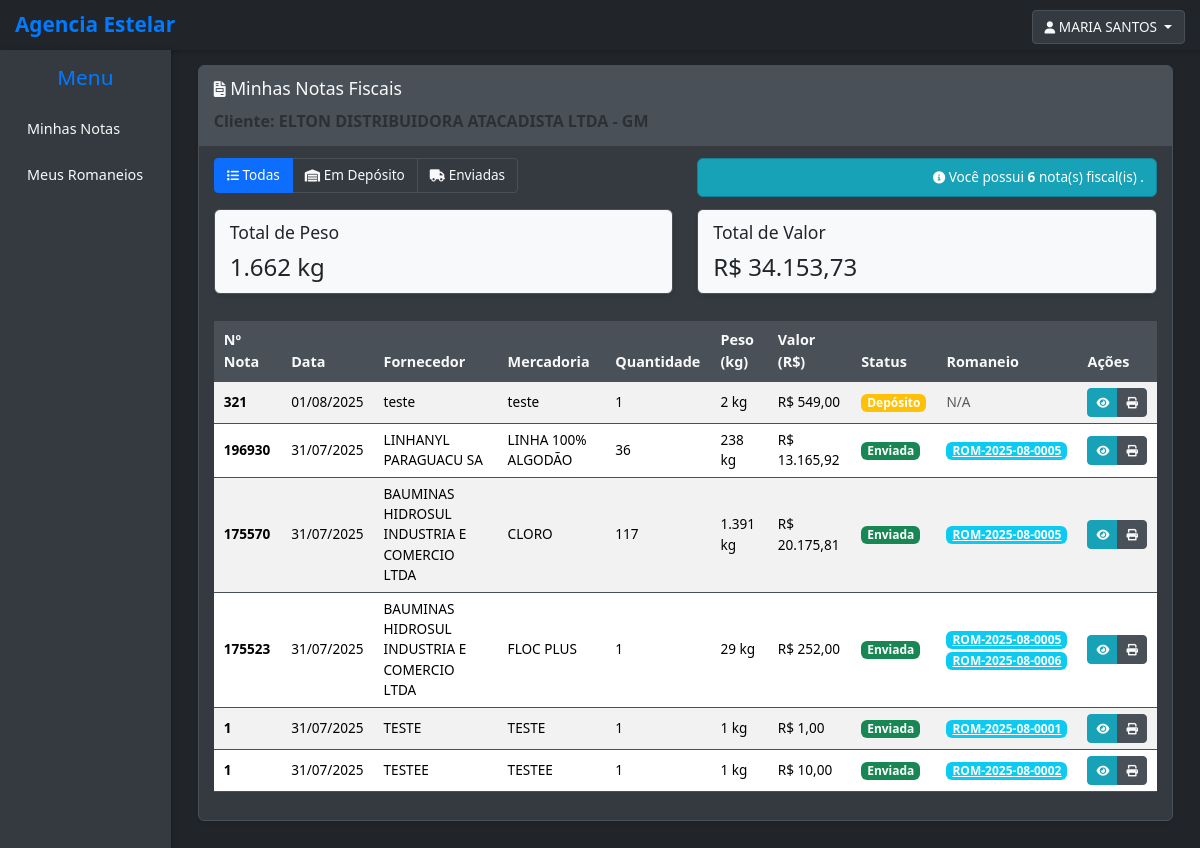
Before: /notas/minhas-notas/ (signed in) with the older database file.
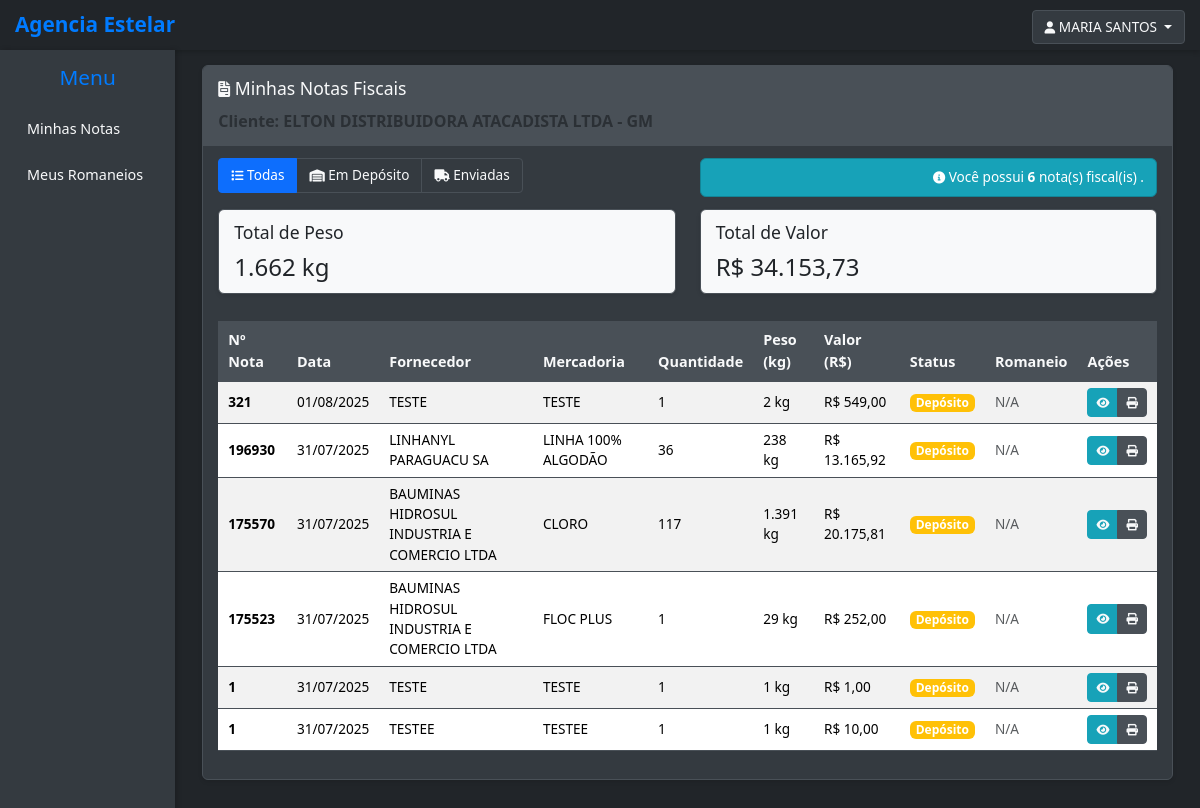
After: the same page with the newer database file.
### notas/models.py (models this page shows, shortened)
class UpperCaseMixin:
    def save(self, *args, **kwargs):
        uppercase_fields = [
            'razao_social', 'nome_fantasia', 'inscricao_estadual', 'endereco',
            'complemento', 'bairro', 'cidade',
            'nome', 'codigo_seguranca', 'endereco', 'complemento', 'bairro', 'cidade',
            'numero_consulta',
            'fornecedor', 'mercadoria',
            'marca', 'modelo', 'cidade',
            'proprietario_nome_razao_social', 'proprietario_rg_ie', 'proprietario_endereco',
            'proprietario_bairro', 'proprietario_cidade',
            'first_name', 'last_name',
            'numero_consulta', 'gerenciadora',
        ]
        for field_name in uppercase_fields:
            if hasattr(self, field_name) and getattr(self, field_name):
                current_value = getattr(self, field_name)
                if isinstance(current_value, str):
                    setattr(self, field_name, current_value.upper())
        super().save(*args, **kwargs)

class NotaFiscal(UpperCaseMixin, models.Model):
    cliente = models.ForeignKey(Cliente, on_delete=models.PROTECT, related_name='notas_fiscais', verbose_name="Cliente")
    nota = models.CharField(max_length=50, verbose_name="Número da Nota")
    data = models.DateField(verbose_name="Data de Emissão") # Nome 'data' mantido, era o que o Django esperava
    fornecedor = models.CharField(max_length=200, verbose_name="Fornecedor")
    mercadoria = models.CharField(max_length=200, verbose_name="Mercadoria")
    quantidade = models.DecimalField(max_digits=10, decimal_places=2, verbose_name="Quantidade")
    peso = models.DecimalField(max_digits=10, decimal_places=2, verbose_name="Peso (kg)")
    valor = models.DecimalField(max_digits=10, decimal_places=2, verbose_name="Valor (R$)")
    STATUS_NF_CHOICES = [ # Renomeado para evitar conflito com Cliente.STATUS_CHOICES
        ('Depósito', 'Depósito'),
        ('Enviada', 'Enviada'),
    ]
    status = models.CharField(max_length=20, default='Depósito', choices=STATUS_NF_CHOICES, verbose_name="Status da NF")
    romaneios = models.ManyToManyField(
        'RomaneioViagem',
        related_name='notas_vinculadas', # Related_name específico para evitar conflitos
        blank=True,
        verbose_name="Romaneios Vinculados"
    )
    class Meta:
        verbose_name = "Nota Fiscal"
        verbose_name_plural = "Notas Fiscais"
        ordering = ['-data', 'nota']
        constraints = [
            UniqueConstraint(fields=['nota', 'cliente', 'mercadoria', 'quantidade', 'peso'],
                             name='unique_nota_fiscal_por_campos_chave')
        ]

class RomaneioViagem(models.Model):
    codigo = models.CharField(max_length=20, unique=True, verbose_name="Código do Romaneio")
    STATUS_ROMANEIO_CHOICES = [
        ('Rascunho', 'Rascunho'),
        ('Emitido', 'Emitido'),
    ]
    status = models.CharField(max_length=10, choices=STATUS_ROMANEIO_CHOICES, default='Rascunho', verbose_name="Status do Romaneio")
    cliente = models.ForeignKey(
        Cliente,
        on_delete=models.PROTECT,
        related_name='romaneios_cliente',
        verbose_name="Cliente"
    )
    veiculo = models.ForeignKey(
        Veiculo,
        on_delete=models.PROTECT,
        related_name='romaneios_veiculo',
        verbose_name="Unidade de Veículo"
    )
    motorista = models.ForeignKey(
        Motorista,
        on_delete=models.PROTECT,
        related_name='romaneios_motorista',
        verbose_name="Motorista"
    )
    notas_fiscais = models.ManyToManyField(
        NotaFiscal,
        related_name='romaneios_vinculados',
        blank=True,
        verbose_name="Notas Fiscais"
    )
    data_emissao = models.DateTimeField(default=timezone.now, verbose_name="Data de Emissão")
    observacoes = models.TextField(blank=True, null=True, verbose_name="Observações")
    class Meta:
        verbose_name = "Romaneio de Viagem"
        verbose_name_plural = "Romaneios de Viagem"
        ordering = ['-data_emissao', 'codigo']

### notas/views.py (the view)
# urls.py: path('minhas-notas/', views.minhas_notas_fiscais, name='minhas_notas_fiscais'),
@login_required
@user_passes_test(is_cliente)
def minhas_notas_fiscais(request):
    status_filter = request.GET.get('status', '')
    if request.user.is_cliente and request.user.cliente:
        notas_fiscais = NotaFiscal.objects.filter(cliente=request.user.cliente)
    else:
        notas_fiscais = NotaFiscal.objects.all()
    if status_filter:
        if status_filter == 'deposito':
            notas_fiscais = notas_fiscais.filter(status='Depósito')
        elif status_filter == 'enviada':
            notas_fiscais = notas_fiscais.filter(status='Enviada')
    notas_fiscais = notas_fiscais.order_by('-data')
    total_peso = sum(nota.peso for nota in notas_fiscais if nota.peso)
    total_valor = sum(nota.valor for nota in notas_fiscais if nota.valor)
    return render(request, 'notas/auth/minhas_notas.html', {
        'notas_fiscais': notas_fiscais,
        'status_filter': status_filter,
        'total_peso': total_peso,
        'total_valor': total_valor
    })

### notas/models.py (called while the page is built)
    def get_full_name(self):
        return f"{self.first_name} {self.last_name}".strip()

    @property
    def is_admin(self):
        return self.tipo_usuario == 'admin'

    @property
    def is_funcionario(self):
        return self.tipo_usuario == 'funcionario'

    @property
    def is_cliente(self):
        return self.tipo_usuario == 'cliente'

    def can_access_funcionalidades(self):
        return self.is_admin or self.is_funcionario

### notas/templatetags/format_filters.py (called while the page is built)
@register.filter
def format_brazilian_currency(value):
    if value is None:
        return ''
    try:
        locale.setlocale(locale.LC_ALL, 'pt_BR.UTF-8')
    except locale.Error:
        pass
    try:
        float_value = float(value)
        if float_value == 0:
            return 'R$ 0,00'
        formatted = f"{float_value:,.2f}".replace(',', 'X').replace('.', ',').replace('X', '.')
        return f"R$ {formatted}"
    except (ValueError, TypeError):
        return str(value)

@register.filter
def format_brazilian_weight(value):
    if value is None:
        return ''
    formatted_number = format_brazilian_number(value, 0)
    return f"{formatted_number} kg"

### notas/templates/notas/auth/minhas_notas.html (shortened to what the changed rows need)
{% extends 'base.html' %}
{% load static %}
{% load format_filters %}
{% block content %}
<div class="container-fluid">
    <div class="row">
        <div class="col-12">
            <div class="card">
                <div class="card-body">
                    {% if notas_fiscais %}
                        <div class="table-responsive">
                            <table class="table table-striped table-hover">
                                <thead>
                                    <tr>
                                        <th>Nº Nota</th>
                                        <th>Data</th>
                                        <th>Fornecedor</th>
                                        <th>Mercadoria</th>
                                        <th>Quantidade</th>
                                        <th>Peso (kg)</th>
                                        <th>Valor (R$)</th>
                                        <th>Status</th>
                                        <th>Romaneio</th>
                                        <th>Ações</th>
                                    </tr>
                                </thead>
                                <tbody>
                                    {% for nota in notas_fiscais %}
                                        <tr>
                                            <td>
                                                <strong>{{ nota.nota }}</strong>
                                            </td>
                                            <td>{{ nota.data|date:"d/m/Y" }}</td>
                                            <td>{{ nota.fornecedor }}</td>
                                            <td>{{ nota.mercadoria }}</td>
                                            <td>{{ nota.quantidade|format_brazilian_quantity }}</td>
                                            <td>{{ nota.peso|format_brazilian_weight }}</td>
                                            <td>{{ nota.valor|format_brazilian_currency }}</td>
                                            <td>
                                                <span class="badge {% if nota.status == 'Depósito' %}bg-warning{% else %}bg-success{% endif %}">
                                                    {{ nota.get_status_display }}
                                                </span>
                                            </td>
                                            <td>
                                                {% if nota.romaneios_vinculados.all %}
                                                    {% for romaneio in nota.romaneios_vinculados.all %}
                                                        <a href="{% url 'notas:detalhes_romaneio' romaneio.pk %}" class="badge bg-info">
                                                            {{ romaneio.codigo }}
                                                        </a>{% if not forloop.last %}<br>{% endif %}
                                                    {% endfor %}
                                                {% else %}
                                                    <span class="text-muted">N/A</span>
                                                {% endif %}
                                            </td>
                                            <td>
                                                <div class="btn-group" role="group">
                                                    <a href="{% url 'notas:detalhes_nota_fiscal' nota.pk %}"
                                                       class="btn btn-info btn-sm" title="Ver Detalhes">
                                                        <i class="fas fa-eye"></i>
                                                    </a>
                                                    <a href="{% url 'notas:imprimir_nota_fiscal' nota.pk %}"
                                                       class="btn btn-secondary btn-sm" title="Imprimir" target="_blank">
                                                        <i class="fas fa-print"></i>
                                                    </a>
                                                </div>
                                            </td>
                                        </tr>
                                    {% endfor %}
                                </tbody>
                            </table>
                        </div>
                    {% else %}
                        <div class="alert alert-warning">
                            <i class="fas fa-exclamation-triangle"></i>
                            Nenhuma nota fiscal encontrada para seu cliente.
                        </div>
                    {% endif %}
                </div>
            </div>
        </div>
    </div>
</div>
{% endblock %}

Changed rows visible on the page:
removed RomaneioViagem: codigo "ROM-2025-08-0005"
removed RomaneioViagem: codigo "ROM-2025-08-0006", shown under NotaFiscal "FLOC PLUS"
removed RomaneioViagem: codigo "ROM-2025-08-0001", shown under NotaFiscal (number 5 of 6 on the later page)
removed RomaneioViagem: codigo "ROM-2025-08-0002", shown under NotaFiscal "TESTEE"
changed NotaFiscal "2 kg": fornecedor "teste" → "TESTE"; mercadoria "teste" → "TESTE"
changed NotaFiscal "LINHANYL PARAGUACU SA": status "Enviada" → "Depósito"; now shows "N/A"
changed NotaFiscal "CLORO": status "Enviada" → "Depósito"; now shows "N/A"
changed NotaFiscal "FLOC PLUS": status "Enviada" → "Depósito"; now shows "N/A"
changed NotaFiscal (number 5 of 6 on the later page): status "Enviada" → "Depósito"; now shows "N/A"
changed NotaFiscal "TESTEE": status "Enviada" → "Depósito"; now shows "N/A"
